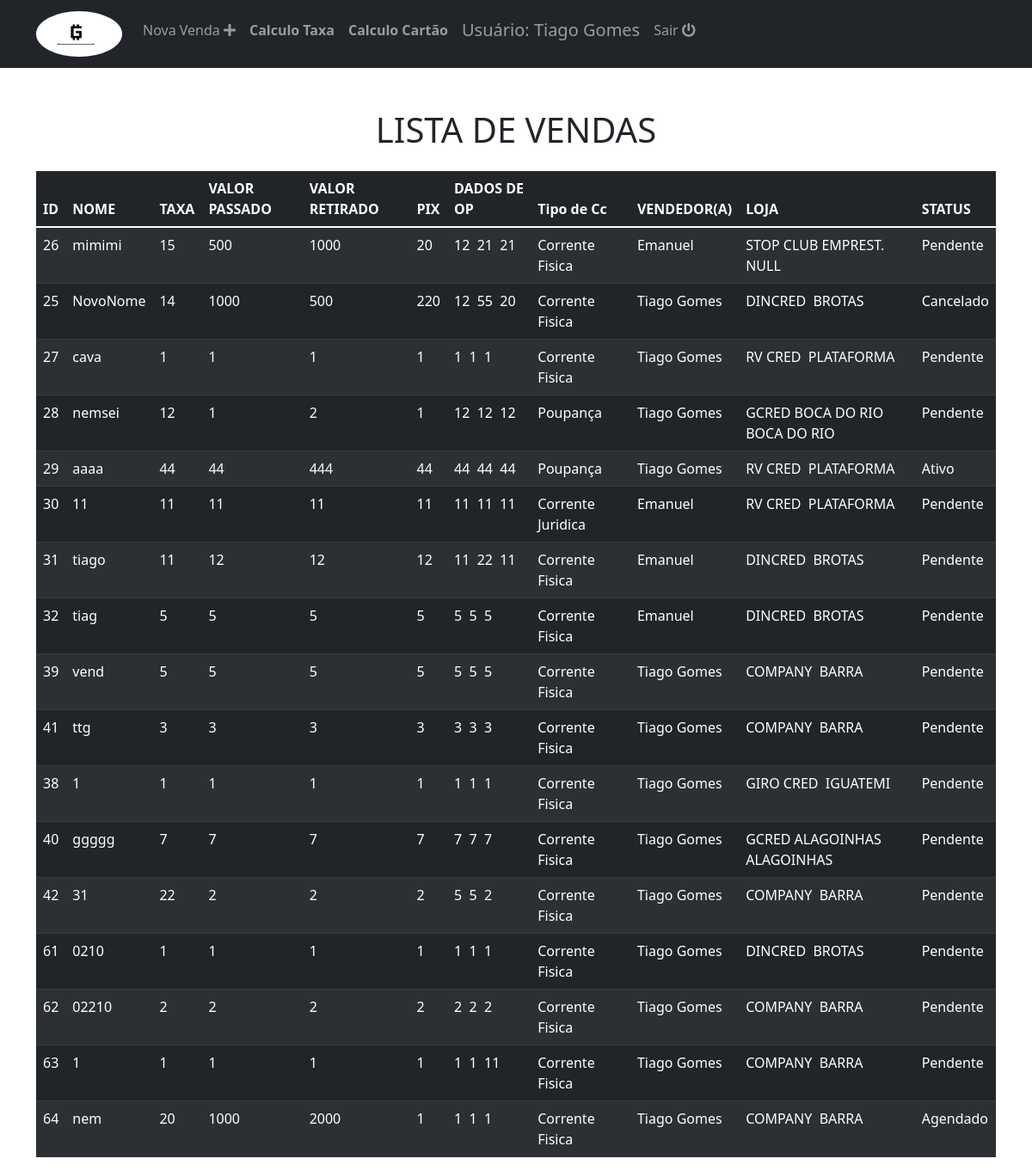
Page /views/lectorC.php (signed in) on the committed database.
### tables this page shows
CREATE TABLE `vendas` (
  `id_vendas` int(11) NOT NULL,
  `nome` varchar(100) NOT NULL,
  `taxa` varchar(25) NOT NULL,
  `numNsu` varchar(20) DEFAULT NULL,
  `fotoNsu` varchar(20) NOT NULL,
  `valor` varchar(10) DEFAULT NULL,
  `valorR` varchar(300) DEFAULT NULL,
  `pix` varchar(20) NOT NULL,
  `operacao` varchar(100) NOT NULL,
  `conta` varchar(25) DEFAULT NULL,
  `agencia` varchar(25) DEFAULT NULL,
  `banco` varchar(25) DEFAULT NULL,
  `cpf` varchar(20) DEFAULT NULL,
  `tipConta` varchar(25) DEFAULT NULL,
  `data_cadastro` timestamp NOT NULL DEFAULT current_timestamp() ON UPDATE current_timestamp(),
  `ultima_alteracao` datetime DEFAULT NULL,
  `criado_por` varchar(200) NOT NULL,
  `alterado_por` varchar(100) DEFAULT NULL,
  `situacao` varchar(20) NOT NULL DEFAULT '4',
  `loja` int(2) DEFAULT NULL,
  `usuario` int(10) NOT NULL,
  `fotoVend` varchar(220) DEFAULT NULL
);

CREATE TABLE `tipconta` (
  `id_tipoC` int(1) NOT NULL,
  `nome_Conta` varchar(30) NOT NULL,
  `fk_banco` int(10) NOT NULL
);

CREATE TABLE `user` (
  `id` int(11) NOT NULL,
  `nombre` varchar(50) NOT NULL,
  `edad` int(50) NOT NULL,
  `correo` varchar(50) NOT NULL,
  `telefono` varchar(50) NOT NULL,
  `password` varchar(50) NOT NULL,
  `fecha` timestamp NOT NULL DEFAULT current_timestamp() ON UPDATE current_timestamp(),
  `rol` int(11) NOT NULL,
  `imagen` varchar(250) NOT NULL,
  `cargo` varchar(70) NOT NULL,
  `usuario` varchar(20) DEFAULT NULL,
  `loja` int(3) DEFAULT NULL
);

CREATE TABLE `loja` (
  `id_lojas` int(11) NOT NULL,
  `nome_loja` varchar(220) NOT NULL,
  `localidade` varchar(50) NOT NULL,
  `fk_estado` varchar(3) NOT NULL,
  `quant_cliente` varchar(1) NOT NULL DEFAULT '1'
);

CREATE TABLE `status` (
  `id_status` int(11) NOT NULL,
  `nome_status` varchar(15) NOT NULL
);

### views/lectorC.php (the view, shortened to what this page needs)
<!DOCTYPE html>
<html lang="pt-BR">
<head>
  <link rel="stylesheet" href="https://use.fontawesome.com/releases/v5.8.1/css/all.css">
  <link rel="stylesheet" href="../DataTables/css/dataTables.bootstrap4.min.css">
  <link rel="stylesheet" href="../css/es.css">
</head>
<?php include 'menu12.php'; ?>
<div class="container is-fluid">
  <h1>LISTA DE VENDAS</h1>
    <br>
  <table class="table table-striped table-dark " id="table_id">
    <thead>
      <tr>
        <th>ID</th>
        <th>NOME</th>
        <th>TAXA</th>
        <th>VALOR PASSADO</th>
        <th>VALOR RETIRADO</th>
        <th>PIX</th>
        <th>DADOS DE OP</th>
        <th>Tipo de Cc</th>
        <th>VENDEDOR(A)</th>
        <th>LOJA</th>
        <th>STATUS</th>
      </tr>
    </thead>
    <tbody>
      <?php
      $conexion = mysqli_connect("localhost", "root", "", "gcred");
      $SQL = "SELECT vend.id_vendas, vend.nome, vend.taxa, vend.pix, vend.valor, vend.valorR, vend.criado_por, vend.operacao, vend.conta, vend.agencia, vend.banco, vend.cpf, vend.tipConta, vend.loja, vend.situacao,
      l.nome_loja as lj_nome, l.localidade,
      st.nome_status,
      tc.id_tipoC, tc.nome_Conta as nomC,
      u.nombre,
      b.id_banco, b.nome_banco
      from vendas as vend
      inner join loja as l on l.id_lojas=vend.loja
      inner join status as st on st.id_status = vend.situacao
      inner join tipconta as tc on tc.id_tipoC = vend.tipConta
      inner join user as u ON u.id = vend.criado_por
      inner join banco as b on b.id_banco = vend.banco";
      $dato = mysqli_query($conexion, $SQL);
      if ($dato->num_rows > 0) {
        while ($fila = mysqli_fetch_array($dato)) {
      ?>
          <tr>
            <td><?php echo $fila['id_vendas']; ?></td>
            <td><?php echo $fila['nome']; ?></td>
            <td><?php echo $fila['taxa']; ?></td>
            <td><?php echo $fila['valor']; ?></td>
            <td><?php echo $fila['valorR']; ?></td>
            <td><?php echo $fila['pix']; ?></td>
            <td>
              <?php echo $fila['operacao']; ?>&nbsp;
              <?php echo $fila['conta']; ?>&nbsp;
              <?php echo $fila['agencia']; ?>
            </td>
            <td><?php echo $fila['nomC']; ?></td>
            <td><?php echo $fila['nombre']; ?></td>
            <td>
              <?php echo $fila['lj_nome']; ?>&nbsp;
              <?php echo $fila['localidade']; ?>&nbsp;
            </td>
            <td><?php echo $fila['nome_status']; ?></td>
          <?php
        }
      } else {
          ?>
          <tr class="text-center">
            <td colspan="16">Nâo existe registros</td>
          </tr>
        <?php
      }
        ?>
        </body>
  </table>
</html>

### views/lectorC.php (style rules this page uses)
h1 { display: flex; justify-content: center; align-items: center; margin: 0; }

### rows in the picture
vendas: id_vendas "26", nome "mimimi", taxa "15", valor "500", valorR "1000", pix "20", operacao "12", conta "21", agencia "21", tipconta.nome_Conta "Corrente Fisica", user.nombre "Emanuel", loja.nome_loja "STOP CLUB EMPREST.", loja.localidade "NULL", status.nome_status "Pendente"
vendas: id_vendas "25", nome "NovoNome", taxa "14", valor "1000", valorR "500", pix "220", operacao "12", conta "55", agencia "20", tipconta.nome_Conta "Corrente Fisica", user.nombre "Tiago Gomes", loja.nome_loja "DINCRED", loja.localidade "BROTAS", status.nome_status "Cancelado"
vendas: id_vendas "27", nome "cava", taxa "1", valor "1", valorR "1", pix "1", operacao "1", conta "1", agencia "1", tipconta.nome_Conta "Corrente Fisica", user.nombre "Tiago Gomes", loja.nome_loja "RV CRED", loja.localidade "PLATAFORMA", status.nome_status "Pendente"
vendas: id_vendas "28", nome "nemsei", taxa "12", valor "1", valorR "2", pix "1", operacao "12", conta "12", agencia "12", tipconta.nome_Conta "Poupança", user.nombre "Tiago Gomes", loja.nome_loja "GCRED BOCA DO RIO", loja.localidade "BOCA DO RIO", status.nome_status "Pendente"
vendas: id_vendas "29", nome "aaaa", taxa "44", valor "44", valorR "444", pix "44", operacao "44", conta "44", agencia "44", tipconta.nome_Conta "Poupança", user.nombre "Tiago Gomes", loja.nome_loja "RV CRED", loja.localidade "PLATAFORMA", status.nome_status "Ativo"
vendas: id_vendas "30", nome "11", taxa "11", valor "11", valorR "11", pix "11", operacao "11", conta "11", agencia "11", tipconta.nome_Conta "Corrente Juridica", user.nombre "Emanuel", loja.nome_loja "RV CRED", loja.localidade "PLATAFORMA", status.nome_status "Pendente"
vendas: id_vendas "31", nome "tiago", taxa "11", valor "12", valorR "12", pix "12", operacao "11", conta "22", agencia "11", tipconta.nome_Conta "Corrente Fisica", user.nombre "Emanuel", loja.nome_loja "DINCRED", loja.localidade "BROTAS", status.nome_status "Pendente"
vendas: id_vendas "32", nome "tiag", taxa "5", valor "5", valorR "5", pix "5", operacao "5", conta "5", agencia "5", tipconta.nome_Conta "Corrente Fisica", user.nombre "Emanuel", loja.nome_loja "DINCRED", loja.localidade "BROTAS", status.nome_status "Pendente"
vendas: id_vendas "39", nome "vend", taxa "5", valor "5", valorR "5", pix "5", operacao "5", conta "5", agencia "5", tipconta.nome_Conta "Corrente Fisica", user.nombre "Tiago Gomes", loja.nome_loja "COMPANY", loja.localidade "BARRA", status.nome_status "Pendente"
vendas: id_vendas "41", nome "ttg", taxa "3", valor "3", valorR "3", pix "3", operacao "3", conta "3", agencia "3", tipconta.nome_Conta "Corrente Fisica", user.nombre "Tiago Gomes", loja.nome_loja "COMPANY", loja.localidade "BARRA", status.nome_status "Pendente"
vendas: id_vendas "38", nome "1", taxa "1", valor "1", valorR "1", pix "1", operacao "1", conta "1", agencia "1", tipconta.nome_Conta "Corrente Fisica", user.nombre "Tiago Gomes", loja.nome_loja "GIRO CRED", loja.localidade "IGUATEMI", status.nome_status "Pendente"
vendas: id_vendas "40", nome "ggggg", taxa "7", valor "7", valorR "7", pix "7", operacao "7", conta "7", agencia "7", tipconta.nome_Conta "Corrente Fisica", user.nombre "Tiago Gomes", loja.nome_loja "GCRED ALAGOINHAS", loja.localidade "ALAGOINHAS", status.nome_status "Pendente"
vendas: id_vendas "42", nome "31", taxa "22", valor "2", valorR "2", pix "2", operacao "5", conta "5", agencia "2", tipconta.nome_Conta "Corrente Fisica", user.nombre "Tiago Gomes", loja.nome_loja "COMPANY", loja.localidade "BARRA", status.nome_status "Pendente"
vendas: id_vendas "61", nome "0210", taxa "1", valor "1", valorR "1", pix "1", operacao "1", conta "1", agencia "1", tipconta.nome_Conta "Corrente Fisica", user.nombre "Tiago Gomes", loja.nome_loja "DINCRED", loja.localidade "BROTAS", status.nome_status "Pendente"
vendas: id_vendas "62", nome "02210", taxa "2", valor "2", valorR "2", pix "2", operacao "2", conta "2", agencia "2", tipconta.nome_Conta "Corrente Fisica", user.nombre "Tiago Gomes", loja.nome_loja "COMPANY", loja.localidade "BARRA", status.nome_status "Pendente"
vendas: id_vendas "63", nome "1", taxa "1", valor "1", valorR "1", pix "1", operacao "1", conta "1", agencia "11", tipconta.nome_Conta "Corrente Fisica", user.nombre "Tiago Gomes", loja.nome_loja "COMPANY", loja.localidade "BARRA", status.nome_status "Pendente"
vendas: id_vendas "64", nome "nem", taxa "20", valor "1000", valorR "2000", pix "1", operacao "1", conta "1", agencia "1", tipconta.nome_Conta "Corrente Fisica", user.nombre "Tiago Gomes", loja.nome_loja "COMPANY", loja.localidade "BARRA", status.nome_status "Agendado"

### other values in the picture
$_SESSION['nombre'] "Tiago Gomes"
